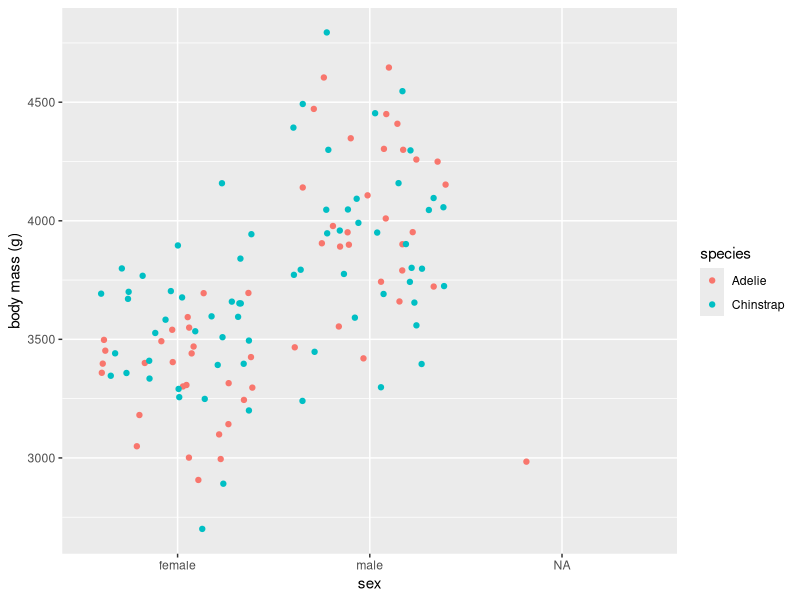

The R script that drew this image:
## ---- chunk 1
#|label: libraries
library(dplyr)
library(ggplot2)
## ---- chunk 2
#| label: import data
#get palmerpenguins data
data <- palmerpenguins::penguins
## ---- chunk 3
#| label: subset sample
dream <- data %>%
  filter(
        island == "Dream"
      )
## ---- chunk 4
#| label: figure
#| fig-cap: weight of penguins by sex whatever
#| fig-height: 5.2


ggplot(dream, aes(x = sex, y = body_mass_g, fill = species)) +
  geom_jitter(aes(color = species)) +
  labs(x = "sex", y = "body mass (g)")
